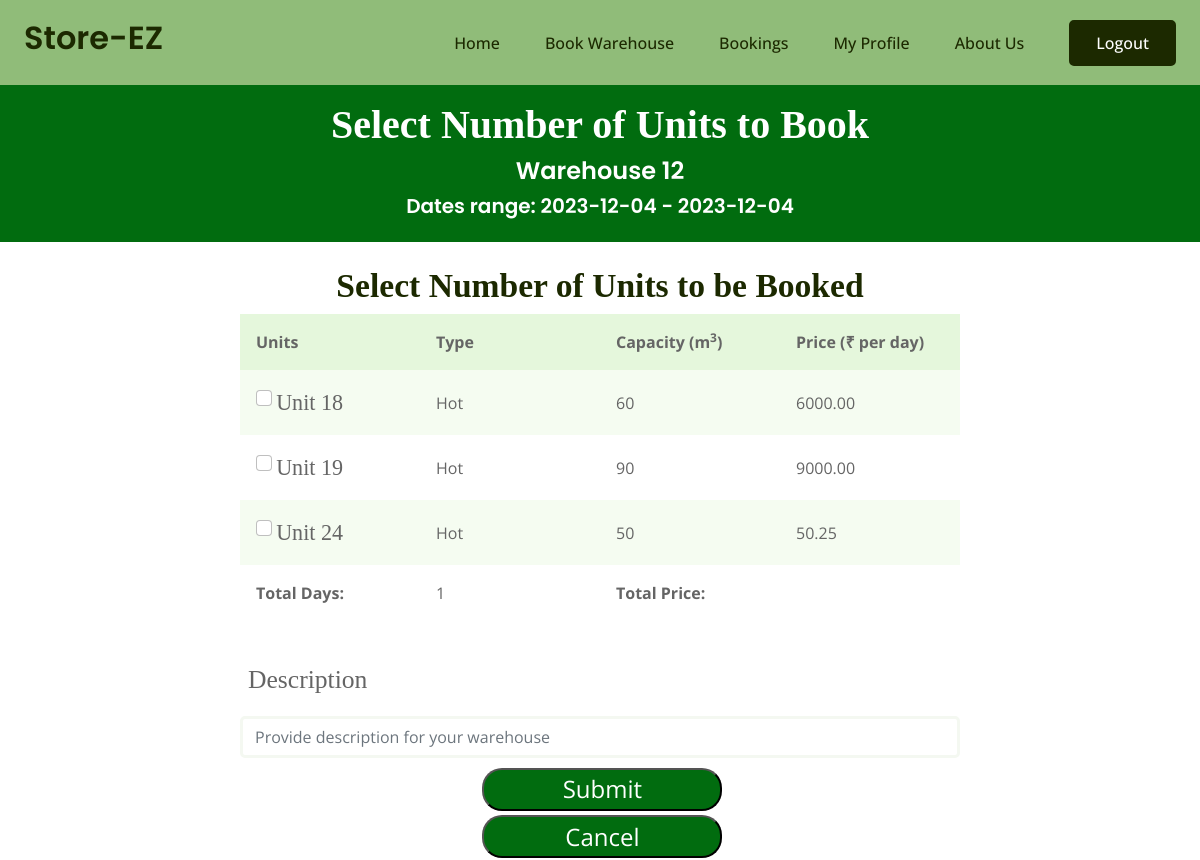
Page /farmer/book/12/2023-12-04/2023-12-04 (signed in) on the committed database.
### mainapp/models.py (models this page shows, shortened)
class Unit(models.Model):
    id = models.BigAutoField(primary_key=True)
    type = models.CharField(max_length=100) # Check box field
    capacity = models.IntegerField()
    price = models.DecimalField(max_digits=10, decimal_places=2)
    warehouse = models.ForeignKey(Warehouse, on_delete=models.CASCADE)

### farmer/views.py (the view, shortened to what this page needs)
# urls.py: path("farmer/book/<int:id>/<str:start>/<str:end>",views.book,name='book'),
@login_required(login_url='login')
def book(request,id, start, end):
    warehouse = Warehouse.objects.get(id=id)
    all_units = warehouse.unit_set.all()
    end_date = datetime.strptime(end, '%Y-%m-%d').date()
    start_date = datetime.strptime(start, '%Y-%m-%d').date()
    booked_units = Booking.objects.filter(start_date__lte=end_date,end_date__gte=start_date). \
            values_list('unit', flat=True).exclude(unit=None).distinct()
    print("Booked_units: ",booked_units)
    unbooked_units = all_units.exclude(id__in=booked_units.values_list('unit'))
    total_days = (end_date - start_date).days + 1
    assert(total_days>0)
    context = {'startdate':start, 'enddate':end, 'units':unbooked_units, 'total_days':total_days,'id':warehouse.id}
    return render(request,'farmer/book.html',context)

### farmer/templates/farmer/book.html (shortened to what this page needs)
{% extends 'farmerbase.html' %}
{% load static %}
{% block css %}
<link rel="stylesheet" href="{% static 'farmer/css/tableunit.css' %}">
<link rel="stylesheet" href="{% static 'farmer/css/book1.css' %}" />
{% endblock %}
{%block content%}
<div class="outer-box container-fluid " >
  <div class="" style="background-color: #016C0F;">
      <div class="py-3 d-flex flex-column justify-content-end align-items-center mb-4 rempad">
          <div class="font-large">
            <h2 class="ff" style="font-size: 100%; text-decoration-line:none; -webkit-text-fill-color: white;">
              Select Number of Units to Book</h2>
            <h4 style="color:white">Warehouse {{id}}</h4>
            <h5 style="color:white">Dates range: {{startdate}} - {{enddate}}</h5>
          </div>
        </div>
    </div>
      <form action="" method="post">
        <div class="table-layout">
          <h1 class="text-center ff" style="font-size: 210%">Select Number of Units to be Booked</h1>
        </div>
        <div class="table-container">
          <table>
            <tr>
              <th>Units</th>
              <th>Type</th>
              <th>Capacity (m<sup>3</sup>)</th>
              <th>Price (₹ per day)</th>
            </tr>
            {% for unit in units %}
            <tr>
              <td data-cell="{{unit.id}}">
                <input class="form-check-input" name="checkbox" type="checkbox" value="{{unit.id}}">
                <label class="form-check-label ff" for="defaultCheck1" style="font-size: 138%;">
                  Unit {{unit.id}}
                </label></td>
              <td data-cell="Unit Type" style="width:15%;">{{unit.type}}</td>
              <td data-cell="Unit Capacity">{{unit.capacity}}</td>
              <td data-cell="Unit Price">{{unit.price}}</td>
            </tr>
            {% endfor %}
            <tr>
              <td ><b>Total Days:</b></td>
              <td > {{total_days}}</td>
              <td ><b>Total Price:</b> </td>
              <td id="totalPriceDisplay"></td>
            </tr>
          </table>
        </div>
      <div id="totalPriceDisplay" class="p-2" style="font-size:20px">
      </div>
        <div class="form-group pb-2 redw">
          <label class="py-3 ff m-2 pb-2" for="formGroupExampleInput" style="font-size: 160%;">Description</label>
          <input type="text" class="form-control"  name="description" id="formGroupExampleInput"
            placeholder="Provide description for your warehouse">
        </div>
        <div class="submit-btn">
          <input type="submit" class="" >
        </div>
      </form>
      <div class="cancel-btn" style="width: 20%;">
        <form action="{% url 'search'%}" method="get">
          <button  onclick="location.href='{% url 'search' %}'" type='submit'> Cancel </button>
        </form>
      </div>
</div>
{% endblock %}

### templates/farmerbase.html (shortened to what this page needs)
<!DOCTYPE html>
{% load static %}
<html lang="en">
<head>
    <link href="https://cdnjs.cloudflare.com/ajax/libs/font-awesome/5.10.0/css/all.min.css" rel="stylesheet">
    <link href="https://cdn.jsdelivr.net/npm/bootstrap-icons@1.4.1/font/bootstrap-icons.css" rel="stylesheet">
    <link href="{%static 'css/bootstrap.min.css' %}" rel="stylesheet">
    <link href="{%static 'css/base.css' %}" rel="stylesheet">
    {% block css %}
    {% endblock %}
</head>
<body>
    <div class="container-fluid sticky-top bg-primary">
        <div class="container ">
            <nav class="navbar navbar-expand-lg navbar-light p-0 ">
                <a href="{% url 'homepage' %}" class="navbar-brand">
                    <h2 class="text-black">Store-EZ</h2>
                </a>
                <div class="collapse navbar-collapse" id="navbarCollapse">
                    <div class="navbar-nav ms-auto">
                        <a href="{% url 'homepage' %}" class="nav-item nav-link text-black">Home</a>
                        {% if request.user.is_authenticated %}
                            <a href="{% url 'search' %}" class="nav-item nav-link">Book Warehouse</a>
                            <a href="{% url 'farmer_currentbooking' %}" class="nav-item nav-link">Bookings</a>
                            <a href="{% url 'farmer_profile' %}" class="nav-item nav-link">My Profile</a>
                        {% endif %}
                        <a href="{% url 'aboutus' %}" class="nav-item nav-link">About Us</a>
                    </div>
                    {% if request.user.is_authenticated %}
                    <a href="{% url 'logout' %}" class="btn btn-dark py-2 px-4 d-none d-lg-inline-block">Logout</a>
                    {% else %}
                    <a href="{% url 'login' %}" class="btn btn-dark py-2 px-4 d-none d-lg-inline-block">Login/Sign Up</a>
                    {% endif %}
                </div>
            </nav>
        </div>
    </div>
    {% block content %}
    {% endblock content %}
</body>
</html>

### static/css/base.css (style rules this page uses)
.btn { font-weight: 500; transition: .5s; }
.sticky-top { top: -150px; transition: .5s; }
.navbar { padding: 11px 0 !important; height: 85px; }
.navbar .navbar-nav .nav-link { margin-right: 45px; padding: 0; color: var(--bs-dark); font-weight: 500; transition: .5s; outline: none; }
* { margin:0; padding:0; box-sizing:border-box; }

### farmer/static/farmer/css/tableunit.css (style rules this page uses)
.table-container { margin: auto; max-width:60%; }
table { width:100%; border-collapse:collapse; }
caption,th,td { padding:1rem; }
th { cursor:pointer; }
caption,th { text-align:left; }
th { background: hsl(99.9 62.8% 83.1% / 0.5); }
tr:nth-of-type(2n) { background:hsl(99.9 62.8% 83.1% / 0.2); }

### farmer/static/farmer/css/book1.css (style rules this page uses)
.outer-box { padding-left: 0%; padding-right: 0%; }
.bg-primary { background-color: black; }
.font-large { color: white; font-size: 2.5em; text-align: center; }
.rempad { border-radius: 50%; }
table { table-layout: fixed ; width: 100% ; }
td { width: 33% ; }
.ff { font-family: "Times New Roman", Times, serif; }
.redw { margin: auto; width: 60%; }
.submit-btn { margin: auto; max-width: 20%; }
.submit-btn input { padding: 0.5%; background-color: #016C0F; width: 100%; margin: 1%; color: #fff; font-size: 1.5rem; border-radius: 20px; }
.cancel-btn { margin: auto; width: 20%; }
.cancel-btn button { margin: auto; padding: 0.5%; background-color: #016C0F; width: 100%; margin: 1%; color: #fff; font-size: 1.5rem; border-radius: 20px; }

### rows in the picture
Unit: id "18", type "Hot", capacity "60", price "6000.00"
Unit: id "19", type "Hot", capacity "90", price "9000.00"
Unit: id "24", type "Hot", capacity "50", price "50.25"

### other values in the picture
{{ id }} "12"
{{ startdate }} "2023-12-04"
{{ enddate }} "2023-12-04"
{{ total_days }} "1"
